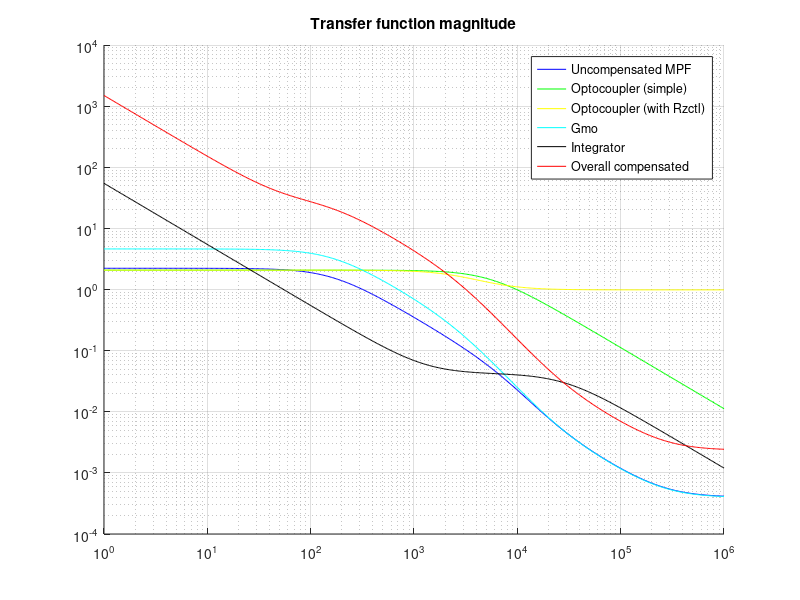
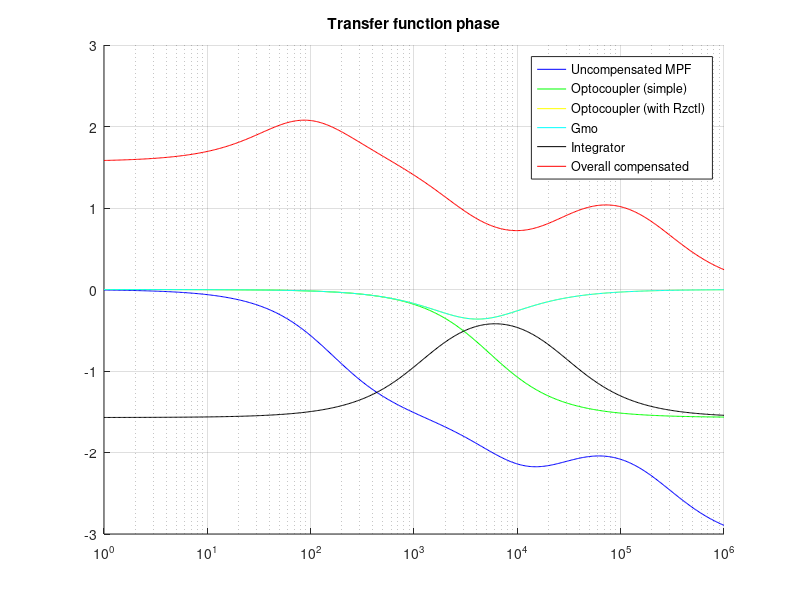

Source code (MATLAB) for these figures, in order:
%% chosen component values from E48 series if possible

close all
clc
clear
% Input characteristics
Vinmin=36
Vinmax=57

% Nominal and maximum output characteristics
Voutnom=3.3
Ioutmax=0.25

% maximum output ripple 2 %
Vr=Voutnom*0.02

% Controller bias power
Pbiasmax=12*1.2e-3;

% DC output power
Pdcoutmax=Voutnom*Ioutmax;
% Flyback max output power
Poutmax=Pdcoutmax+Pbiasmax;
Rlmin=Voutnom/Ioutmax;
% Min output current/power = 0 (=> DCM)

Mvdcmin=Voutnom/Vinmax;
Mvdcmax=Voutnom/Vinmin;
% target efficiency
etaFB=0.85
% assumed duty cycle at CCM/DCM boundary
Dbmax=0.3

Npsmin=etaFB*Dbmax/((1-Dbmax)*Mvdcmax);
% Chosen primary:secondary winding relationship
Nps=5.5

%target PWM frequency
freqnom=2e5

% Maximum magnetizing inductance for DCM
Lmmax=Nps^2*Rlmin*(1-Dbmax)^2/(2*freqnom);
% matching PoE trafo: würth electronics 750310019
% Chosen input winding inductance
Lp=310e-6

% actual min duty cycle
Dmin=Mvdcmin*sqrt(2*freqnom*Lp/(etaFB*Rlmin))
% actual max duty cycle
Dmax=Mvdcmax*sqrt(2*freqnom*Lp/(etaFB*Rlmin))

% Maximum device stresses
Ismmax=Dmin*Vinmax/(freqnom*Lp)
Idmmax=Nps*Ismmax
Vdmmax=Vinmax/Nps+Voutnom
Vsmmax=Vinmax+Nps*Voutnom

% Voltage spike at transistor turnoff
% trafo leakage inductance (max)
Ll=5e-6;
% trafo primary winding resistance (max)
Rp=1.6;
% trafo secondary winding resistance (max)
Rs=0.045;
% trafo stray input capacitance (estimated)
Cp=10e-12;

% transistor output capacitonce (Vgs=0, Vds=25)
Coss=100e-12;

omegao=1/sqrt(Ll*(Coss+Cp));
freqring=omegao/(2*pi)
% characteristic impedance of ringing (input) circuit
Zo=sqrt(Ll/(Coss+Cp));
Vsmmax=Vinmax+Nps*Voutnom+Ismmax*Zo

% ringing power loss
Pring=freqnom*Ll*Ismmax^2/2;

% Output filter capacitors
% assuming rc=20mOhm
rc=20e-3;
Vrcpp=rc*Idmmax;
Vcpp=Vr-Vrcpp;
Cmin=Dmax*Voutnom/(freqnom*Rlmin*Vcpp)


% Power losses
% PMEG3050BEP diode characteristics
Vf=0.38; % @ 1A
Pvf=Vf*Ioutmax;
% conduction power loss (and Vf loss?)
Pf=0.25; % approx @ 1A

% IRFL4315PBF transistor characteristics
Qg=12e-9;
Rds=185e-3;

% max transistor conduction loss
Prdsmax=2*Rds*Dmax*Voutnom^2/(3*freqnom*Lp*Rlmin);
% switching loss
Pswmin=freqnom*Coss*Vinmin^2;
Pswmax=freqnom*Coss*Vinmax^2;
Pfetmin=Prdsmax+Pswmin/2;
Pfetmax=Prdsmax+Pswmax/2;

Prt1max=2*Rp*Dmax*Voutnom^2/(3*freqnom*Lp*Rlmin);
Prt1=2*Rp*Dmin*Voutnom^2/(3*freqnom*Lp*Rlmin);
Prt2=2*Nps*Rs*Voutnom^2/(3*Rlmin)*sqrt(2/(freqnom*Lp*Rlmin));

% Current sense resistor
Vcsmax=0.55;
Rcs=Vcsmax/Ismmax;
% =>  3.1083
Rcs=3.16

Cize=1e-9;
% estimate Rize at 1kHz
Rize=1/(2*pi*Cize*1e3)
% Rfbu chosen to be close to Rize=33.9 kOhm
%Rfbu=41.2e3
Rfbu=162e3
% TLV431 ref voltage
Vref=1.24;
Rfbl=Vref*Rfbu/(Voutnom-Vref)
% => 24.8e3, chose to match standard series
%Rfbl=24.3e3
Rfbl=95.3e3

% Op-amp CTR@2ma
CTR=0.85;
Vledopto=1.1;
Iledopto=2e-3;
Vledoptok=Vref+150e-3;
Rob=(Voutnom-Vledopto-Vledoptok)/Iledopto;
% => 405, choose Rob=402
Rob=402

Vzdcmax=1.7;
Vctlmax=Vzdcmax+2*Vcsmax;
Vctlnom=(Vzdcmax+Vctlmax)/2;
Vb=5;
Rctl=(Vb-Vzdcmax)/(Iledopto*CTR)
% => 1941, choose Rctl=2k
Rctl=1.96e3

f=logspace(0,6,500);

% desired loop crossover frequency F0=5.5e3 Hz
F0=5.5e3

% TPS23757 internal CTL to PWM divider
Kctl=2;

% current sense resistor voltage slope
Sn=Vinmin*Rcs/Lp; % [V/s]
% TPS23757 internal slope peak value
Vslope=155e-3;
Se=Vslope*freqnom/Dmin; % [V/s]
% output filter capacitance and ESR
Cof=150e-6
ESRCof=45e-3;

M=Nps*Voutnom/Vinmin;
% power stage pole 1
omegap1=2/(Rlmin*Cof);
fp1=omegap1/(2*pi)
% power stage pole 2
omegap2=2*freqnom*(1/(1+1/M))^2;
fp2=omegap2/(2*pi)
% power stage zero 1
omegaz1=1/(ESRCof*Cof); % LHPZ
fz1=omegaz1/(2*pi)
% power stage zero 2
omegaz2=Nps^2*Rlmin/(M*(1+M)*Lp);
fz2=omegaz2/(2*pi)

Gfb=1/Kctl;
Go=Vinmin*Gfb*sqrt(freqnom*Rlmin/(2*Lp))*1/(Sn+Se);

function MPF=MPF(omega, Go, omegaz1, omegaz2, omegap1, omegap2)
    MPF=Go.*(1+i.*omega./omegaz1).*(1-i.*omega./omegaz2) ...
        ./((1+i.*omega./omegap1).*(1+i.*omega./omegap2));
end

mpfdata=MPF(2*pi.*f, Go, omegaz1, omegaz2, omegap1, omegap2);
absfigh=figure;
hold on
loglog(f, abs(mpfdata), "b;Uncompensated MPF;")
grid on
title "Transfer function magnitude"
argfigh=figure;
hold on
semilogx(f, arg(mpfdata), "b;Uncompensated MPF;")
grid on
title "Transfer function phase"


% Cctl as parameter since that is the unknown
% for simplified transfer function OPTOs set Rzctl = 0
function OPTO=OPTO(omega, Cctl, Rctl, Rzctl, Rob, CTR, Kctl)
    OPTO=Rctl/Rob*CTR.*(1+i.*omega.*Rzctl.*Cctl)./ ...
        (1+i.*omega.*(Rctl+Rzctl).*Cctl).*1/Kctl;
end

Rload=Rlmin;

% Cctl selected to be sufficiently below 1 at F0. Assuming simple
% integrator with no midband gain (Riz=0). Target an initial
% abs(Gmo(2*pi*F0))>0.5-0.8 to estimate Cctl. Cctl must be limited
% to 47 nF or less. Choose abs(Gmo(2*pi*F0))=0.75
absGmotarget=0.75
%absGmo=1.6
Cctl=sqrt(1-(Rctl/Rob*CTR/Kctl* ...
             abs(MPF(2*pi*F0, Go, omegaz1, omegaz2, omegap1, omegap2))/absGmotarget)^2)/ ...
     (2*pi*F0*Rctl)

Cctl=min(47e-9, Cctl);

decades=[1.0 1.2 1.5 1.8 2.2 2.7 3.3 3.9 4.7 5.6 6.8 8.2 10 12 15 18 22 27 33 39 47].*1e-9;
[tmp index] = min(abs(decades-Cctl));
printf("Chosen Cctl within decade boundaries: ")
Cctl=decades(index)

optodata=OPTO(2*pi.*f, Cctl, Rctl, 0, Rob, CTR, Kctl);
figure(absfigh)
loglog(f, abs(optodata), "g;Optocoupler (simple);")
figure(argfigh)
semilogx(f, arg(optodata), "g;Optocoupler (simple);")


% For lower output power and voltage designs, a resistor in series
% with CCTL can provide phase boost for
% stability. Target RZCTL ~ RCTL /10).
%Rzctl=249
Rzctl=1780


optodata=OPTO(2*pi.*f, Cctl, Rctl, Rzctl, Rob, CTR, Kctl);
figure(absfigh)
loglog(f, abs(optodata), "y;Optocoupler (with Rzctl);")
figure(argfigh)
semilogx(f, arg(optodata), "y;Optocoupler (with Rzctl);")


gmodata=abs(MPF(2*pi*f, Go, omegaz1, omegaz2, omegap1, omegap2)).*...
        OPTO(2*pi.*f, Cctl, Rctl, Rzctl, Rob, CTR, Kctl);
figure(absfigh)
loglog(f, abs(gmodata), "c;Gmo;")
figure(argfigh)
semilogx(f, arg(gmodata), "c;Gmo;")

absGmoF0=abs(MPF(2*pi*F0, Go, omegaz1, omegaz2, omegap1, omegap2)) ...
         *abs(OPTO(2*pi.*F0, Cctl, Rctl, Rzctl, Rob, CTR, Kctl))

% overall transfer function unity at selected crossover yields Riz
Riz=Rfbu*(1/absGmoF0-1)
Riz=6.81e3
% choose Ciz for a zero 4-5 times below crossover frequency
Ciz=4/(2*pi*Riz*F0)
% => 1.6997e-08
Ciz=18e-9
% Cip for a pole at 10 times F0
Cip=1/(10*pi*Riz*F0)
%=>  8.4985e-10
Cip=820e-12
% integrator stage transfer function
function INT=INT(omega, Riz, Rfbu, Ciz, Cip)
    INT=Riz/Rfbu.*(1+1./(i.*omega.*Riz.*Ciz))./(1+i.*omega.*Riz.*Cip);
end

intdata=INT(2*pi.*f, Riz, Rfbu, Ciz, Cip);
figure(absfigh)
loglog(f, abs(intdata), "k;Integrator;")
figure(argfigh)
semilogx(f, arg(intdata), "k;Integrator;")

% overall flyback transfer function
function FB=FB(omega, Rload, omegaz1, omegaz2, omegap1, omegap2, Cctl, Rctl, Rzctl, Rob, ...
               CTR, Kctl, Riz, Rfbu, Ciz, Cip)
    FB=-MPF(omega, Rload, omegaz1, omegaz2, omegap1, omegap2).* ...
       OPTO(omega, Cctl, Rctl, Rzctl, Rob, CTR, Kctl).* ...
       (INT(omega, Riz, Rfbu, Ciz, Cip)+1);
end

fbdata=FB(2*pi.*f, Rload, omegaz1, omegaz2, omegap1, omegap2, Cctl, Rctl, Rzctl, Rob, CTR, ...
          Kctl, Riz, Rfbu, Ciz, Cip);


% adjusted F0 = 4.2 kHz
F0=3.3e3
FBf0=FB(2*pi.*F0, Rload, omegaz1, omegaz2, omegap1, omegap2, Cctl, Rctl, Rzctl, Rob, CTR, ...
        Kctl, Riz, Rfbu, Ciz, Cip)
phasemargin=arg(FBf0)*180/pi
gainF0=20*log10(abs(FBf0))

figure(absfigh)
loglog(f, abs(fbdata), "r;Overall compensated;")
figure(argfigh)
semilogx(f, arg(fbdata), "r;Overall compensated;")
